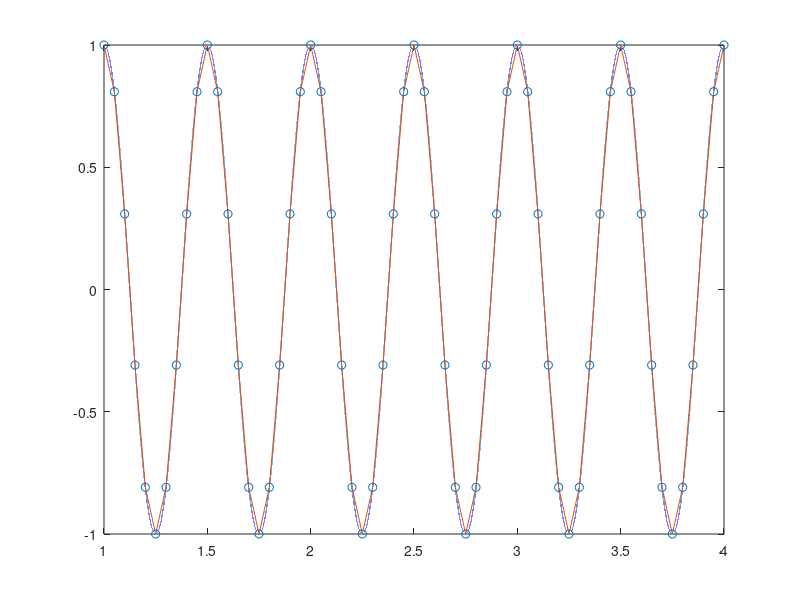

Write MATLAB code to recreate this figure.
% Settings
tmax = 3;

% Original signal parameters
A = 1;
fn = 2;
w = 2 * pi * fn;

% Original signal sampling (simulation of continous function)
fsoriginal = 196000;
toriginal = 1:1/fsoriginal:(tmax + 1);
yoriginal = A * sin(w * toriginal + pi / 2);

% Sampled signal
fs = (10 * fn);
t = 1:1/fs:(tmax + 1);
y = A * sin(w * t + pi / 2);

% Plot
plot(toriginal, yoriginal, t, y); % original continous signal
hold on;
scatter(t, y); % sampled signal
hold on;